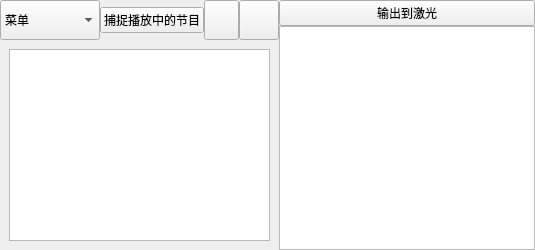
                   <widget class="QWidget" name="tab_101">
                    <attribute name="icon">
                     <iconset resource="../../../resources/icons/resource.qrc">
                      <normaloff>:/BootomBar/bottomBar4.png</normaloff>:/BootomBar/bottomBar4.png</iconset>
                    </attribute>
                    <attribute name="title">
                     <string>快速捕捉节目</string>
                    </attribute>
                    <layout class="QHBoxLayout" name="horizontalLayout_151">
                     <property name="spacing">
                      <number>0</number>
                     </property>
                     <property name="leftMargin">
                      <number>0</number>
                     </property>
                     <property name="topMargin">
                      <number>0</number>
                     </property>
                     <property name="rightMargin">
                      <number>0</number>
                     </property>
                     <property name="bottomMargin">
                      <number>0</number>
                     </property>
                     <item>
                      <widget class="QWidget" name="widget_26" native="true">
                       <layout class="QHBoxLayout" name="horizontalLayout_13">
                        <property name="spacing">
                         <number>0</number>
                        </property>
                        <property name="leftMargin">
                         <number>0</number>
                        </property>
                        <property name="topMargin">
                         <number>0</number>
                        </property>
                        <property name="rightMargin">
                         <number>0</number>
                        </property>
                        <property name="bottomMargin">
                         <number>0</number>
                        </property>
                        <item>
                         <widget class="QWidget" name="widget_27" native="true">
                          <layout class="QVBoxLayout" name="verticalLayout_20">
                           <property name="spacing">
                            <number>0</number>
                           </property>
                           <property name="leftMargin">
                            <number>0</number>
                           </property>
                           <property name="topMargin">
                            <number>0</number>
                           </property>
                           <property name="rightMargin">
                            <number>0</number>
                           </property>
                           <property name="bottomMargin">
                            <number>0</number>
                           </property>
                           <item>
                            <widget class="QWidget" name="widget_48" native="true">
                             <layout class="QHBoxLayout" name="horizontalLayout_39" stretch="1,1,1,1">
                              <property name="spacing">
                               <number>0</number>
                              </property>
                              <property name="leftMargin">
                               <number>0</number>
                              </property>
                              <property name="topMargin">
                               <number>0</number>
                              </property>
                              <property name="rightMargin">
                               <number>0</number>
                              </property>
                              <property name="bottomMargin">
                               <number>0</number>
                              </property>
                              <item>
                               <widget class="QComboBox" name="comboBox_9">
                                <property name="minimumSize">
                                 <size>
                                  <width>100</width>
                                  <height>40</height>
                                 </size>
                                </property>
                                <property name="maximumSize">
                                 <size>
                                  <width>100</width>
                                  <height>40</height>
                                 </size>
                                </property>
                                <property name="styleSheet">
                                 <string notr="true"> 
 
image: url(:/Bottom-Quick-image/image11.png);</string>
                                </property>
                                <property name="iconSize">
                                 <size>
                                  <width>30</width>
                                  <height>30</height>
                                 </size>
                                </property>
                                <item>
                                 <property name="text">
                                  <string>菜单</string>
                                 </property>
                                </item>
                                <item>
                                 <property name="text">
                                  <string>捕捉播放中的节目</string>
                                 </property>
                                </item>
                                <item>
                                 <property name="text">
                                  <string>option</string>
                                 </property>
                                </item>
                               </widget>
                              </item>
                              <item>
                               <widget class="QPushButton" name="pushButton_45">
                                <property name="text">
                                 <string>捕捉播放中的节目</string>
                                </property>
                                <property name="icon">
                                 <iconset resource="../../../resources/icons/resource.qrc">
                                  <normaloff>:/BootomBar/bottomBar4.png</normaloff>:/BootomBar/bottomBar4.png</iconset>
                                </property>
                                <property name="iconSize">
                                 <size>
                                  <width>35</width>
                                  <height>35</height>
                                 </size>
                                </property>
                               </widget>
                              </item>
                              <item>
                               <widget class="QPushButton" name="pushButton_46">
                                <property name="minimumSize">
                                 <size>
                                  <width>35</width>
                                  <height>40</height>
                                 </size>
                                </property>
                                <property name="maximumSize">
                                 <size>
                                  <width>35</width>
                                  <height>40</height>
                                 </size>
                                </property>
                                <property name="text">
                                 <string/>
                                </property>
                                <property name="icon">
                                 <iconset resource="../../../resources/icons/resource.qrc">
                                  <normaloff>:/Bottom-Quick-image/image10.png</normaloff>:/Bottom-Quick-image/image10.png</iconset>
                                </property>
                                <property name="iconSize">
                                 <size>
                                  <width>25</width>
                                  <height>25</height>
                                 </size>
                                </property>
                               </widget>
                              </item>
                              <item>
                               <widget class="QPushButton" name="pushButton_47">
                                <property name="minimumSize">
                                 <size>
                                  <width>40</width>
                                  <height>40</height>
                                 </size>
                                </property>
                                <property name="maximumSize">
                                 <size>
                                  <width>40</width>
                                  <height>40</height>
                                 </size>
                                </property>
                                <property name="icon">
                                 <iconset resource="../../../resources/icons/resource.qrc">
                                  <normaloff>:/Bottom-Quick-image/image9.png</normaloff>:/Bottom-Quick-image/image9.png</iconset>
                                </property>
                                <property name="iconSize">
                                 <size>
                                  <width>25</width>
                                  <height>25</height>
                                 </size>
                                </property>
                               </widget>
                              </item>
                             </layout>
                            </widget>
                           </item>
                           <item>
                            <widget class="QWidget" name="widget_28" native="true">
                             <layout class="QHBoxLayout" name="horizontalLayout_14">
                              <item>
                               <widget class="QTextEdit" name="textEdit_4"/>
                              </item>
                             </layout>
                            </widget>
                           </item>
                          </layout>
                         </widget>
                        </item>
                        <item>
                         <widget class="QWidget" name="widget_29" native="true">
                          <layout class="QVBoxLayout" name="verticalLayout_21">
                           <property name="spacing">
                            <number>0</number>
                           </property>
                           <property name="leftMargin">
                            <number>0</number>
                           </property>
                           <property name="topMargin">
                            <number>0</number>
                           </property>
                           <property name="rightMargin">
                            <number>0</number>
                           </property>
                           <property name="bottomMargin">
                            <number>0</number>
                           </property>
                           <item>
                            <widget class="QPushButton" name="pushButton_6">
                             <property name="text">
                              <string>输出到激光</string>
                             </property>
                            </widget>
                           </item>
                           <item>
                            <widget class="QTextEdit" name="textEdit_32"/>
                           </item>
                          </layout>
                         </widget>
                        </item>
                       </layout>
                      </widget>
                     </item>
                    </layout>
                   </widget>
